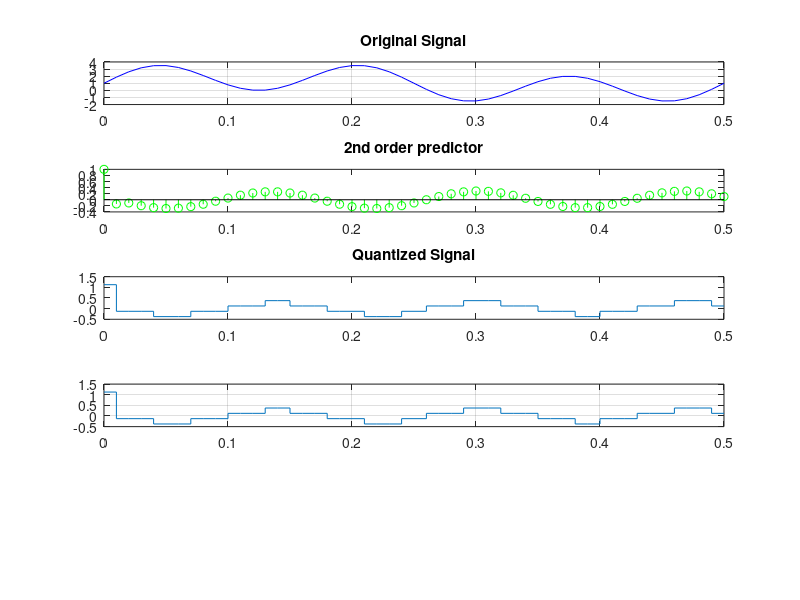

Here is the MATLAB script that generated this plot: (Note: this script raises an error after producing the figure.)
clc;
clear all;close all;
%% Continuos Time
Ts=0.01;
Td=0.5;
t= 0:Ts:Td;
x= 1 + sin (2*pi*2*t)+ 2*sin(2*pi*6*t);
subplot(5, 1, 1)
plot(t, x, 'b'); grid on; hold on
title("Original Signal");
%% DPCM based on 2nd order predictor
p = [2, -1]; %Taylor Series Coeffs
for k=1:length(x)
    if k==1
        yp(k)= x(k);
    elseif k==2
        yp(k)=x(k)-p(1)*x(k-1);
    else
        yp(k)=x(k)-(p(1)*x(k-1) + p(2)*x(k-2));
    end
end
subplot(5,1,2)
stem(t,yp,'g'); hold on;
title("2nd order predictor");
%% Quantizer & Encoder
x= yp;
yq=[]; bn=[];
for n=1:length(t)
    if x(n)>=-0.5 && x(n)<-0.25
        y=-0.375;
        b='000';
    elseif x(n)>=-0.25 && x(n)<0
        y=-0.125;
        b='001';
    elseif x(n)>=0 && x(n)<0.25
        y=0.125;
        b='010';
    elseif x(n)>=0.25 && x(n)<0.5
        y=0.375;
        b='011';
    elseif x(n)>=0.5 && x(n)<0.75
        y=0.625;
        b='100';
    elseif x(n)>=0.75 && x(n)<1
        y=0.875;
        b='101';
    elseif x(n)>=1 && x(n)<1.25
        y=1.125;
        b='110';
    end
    yq=[yq, y];
    bn=[bn, b];
end
subplot(5,1,3);
stairs(t, yq); hold on;
title("Quantized Signal");
%% LPF & Decoding
noOfSamples = length(bn);
yRec =[]; % y Receieved acronym yRec
for n=1:3:noOfSamples
    if bn(n:n+2)=='000'
        yR=-0.375;
    elseif bn(n:n+2)=='001'
        yR=-0.125;
    elseif bn(n:n+2)=='010'
        yR=0.125;
    elseif bn(n:n+2)=='011'
        yR=0.375;
    elseif bn(n:n+2)=='100'
        yR=0.625;
    elseif bn(n:n+2)=='101'
        yR=0.875;
    elseif bn(n:n+2)=='110'
        yR=1.125;
    end
    yRec=[yRec, yR];
end

subplot(5,1,4);
stairs(t, yRec); hold on; grid on;

fc= 25; % fc > 2W so fc > 2*6  (within Nyquist Range)
yLP = lowpass(yRec, fc, 1/Ts);
plot(t, yLP); hold on; 
title("Received Signal and Low pass Filter Output");
%% Retrieving original signal
p = [2, -1];
xRet = [];
for n=1:length(t)
    if n==1
        y=yLP(n);
    elseif n==2
        y=yLP(n)+p(1)*xRet(n-1);
    else
        y=yLP(n)+p(1)*xRet(n-1) + p(2)*xRet(n-2);
    end
    xRet=[xRet, y];
end
subplot(5,1,5);
plot(t, xRet);grid on;
title("Retrieving original signal");
        